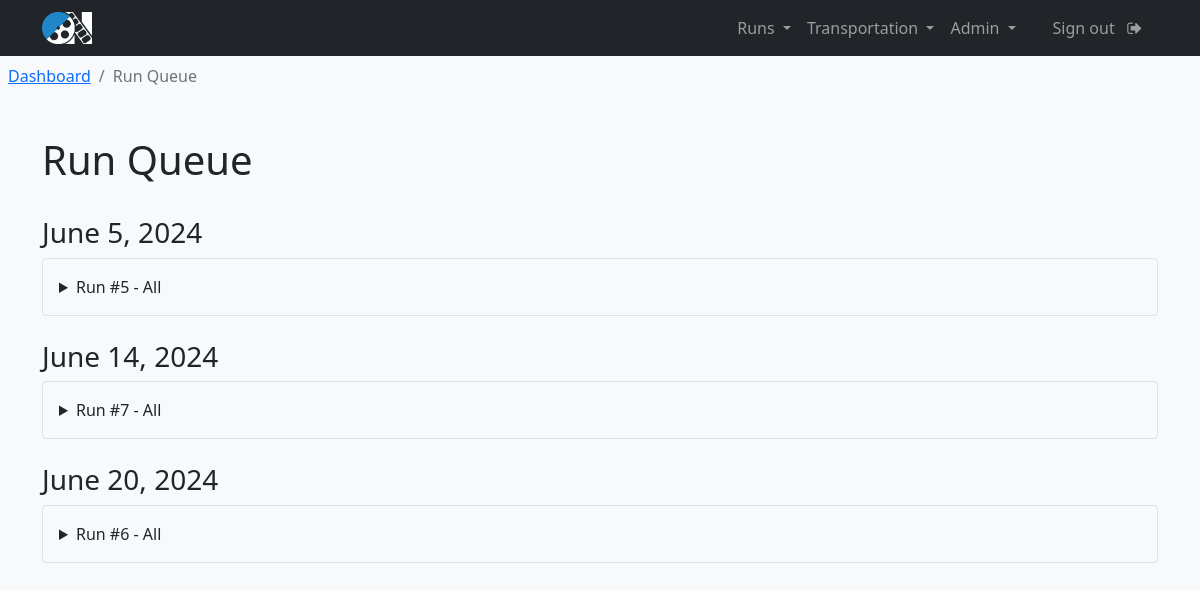
The page /run_queue (signed in) on the database as committed earlier.
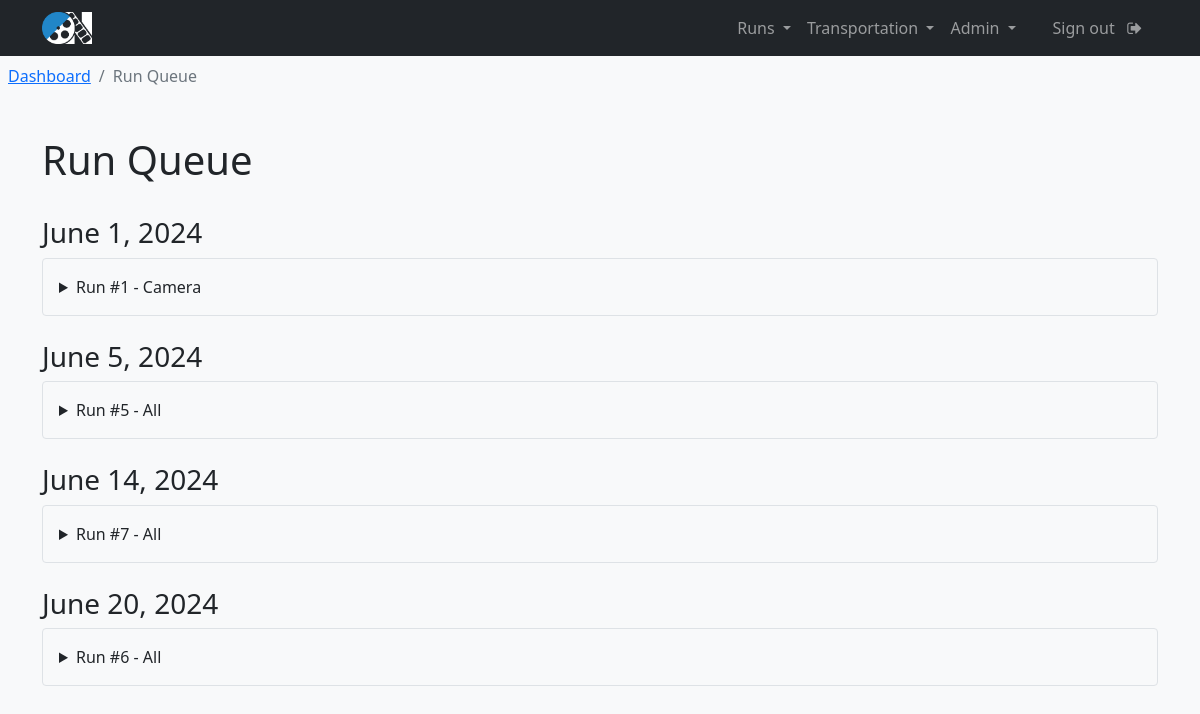
The same page on the database as committed later.
### transportation/models.py (models this page shows, shortened)
class RunRequest(models.Model):
    production_title = models.CharField(max_length=150, null=True)
    create_date = models.DateField(auto_now_add=True)
    requester_name = models.CharField(max_length=100)
    requester_phone = models.CharField(max_length=15)
    requester_email = models.CharField(max_length=255)
    requester_department = models.CharField(max_length=100)
    run_date = models.DateField()
    ready_time = models.TimeField(null=True, blank=True)
    need_by_this_time = models.TimeField(null=True, blank=True)
    pickup_name = models.CharField(max_length=100)
    pickup_phone = models.CharField(max_length=15, null=True, blank=True)
    pickup_address_1 = models.CharField(max_length=100)
    pickup_address_2 = models.CharField(max_length=100, null=True, blank=True)
    pickup_city = models.CharField(max_length=100)
    pickup_state = models.CharField(max_length=2)
    pickup_zip = models.CharField(max_length=10)
    dropoff_name = models.CharField(max_length=100)
    dropoff_phone = models.CharField(max_length=15, blank=True)
    dropoff_address_1 = models.CharField(max_length=100)
    dropoff_address_2 = models.CharField(max_length=100, null=True, blank=True)
    dropoff_city = models.CharField(max_length=100)
    dropoff_state = models.CharField(max_length=2)
    dropoff_zip = models.CharField(max_length=10)
    purchase_order = models.CharField(max_length=20, null=True, blank=True)
    vendor_invoice  = models.CharField(max_length=20, null=True, blank=True)
    run_status = models.CharField(max_length=20, null=True, blank=True)
    truck_size = models.CharField(max_length=50, null=True, blank=True)
    run_details = models.TextField(max_length=500)
    assigned_driver = models.CharField(max_length=100, null=True, blank=True)

### interface/views.py (the view)
# urls.py: path('run_queue', views.run_queue, name="run_queue"),
@login_required(login_url='login')
def run_queue(request):
    runs = RunRequest.objects.exclude(run_status__in=["Completed","Cancelled"]).order_by('run_date', 'need_by_this_time')
    context = {
        'runs': runs
    }
    return render(request, 'interface/run_queue.html', context=context)

### interface/templates/interface/run_queue.html (shortened to what this page needs)
{% extends 'interface/layout.html' %}
{% load crispy_forms_tags %}
{% block content %}
    <nav class="p-2" aria-label="breadcrumb">
        <ol class="breadcrumb">
            <li class="breadcrumb-item"><a href="{% url 'dashboard' %}">Dashboard</a></li>
            <li class="breadcrumb-item active" aria-current="page">Run Queue</li>
        </ol>
    </nav>
    <main>
        <br>
        <div class="container">
            <h1>Run Queue</h1>
        </div>
        <div class="container">
            <br>
            {% regroup runs by run_date as date_groups %}
            {% for date_group in date_groups %}
                <div class="date-group mb-4">
                    <h3 class="date-label">{{ date_group.grouper }}</h3>
                    {% for run in date_group.list %}
                        <details class="border p-3 rounded mb-3">
                            <summary class="font-weight-bold">Run #{{ run.id }} - {{ run.requester_department }}</summary>
                        </details>
                    {% endfor %}
                </div>
            {% endfor %}
        </div>
        <br>
    </main>
{% endblock %}

Rows that differ between the two databases and show on the page:
now on this page (row edited): RunRequest: grouper "June 1, 2024", id "1", requester_department "Camera"
